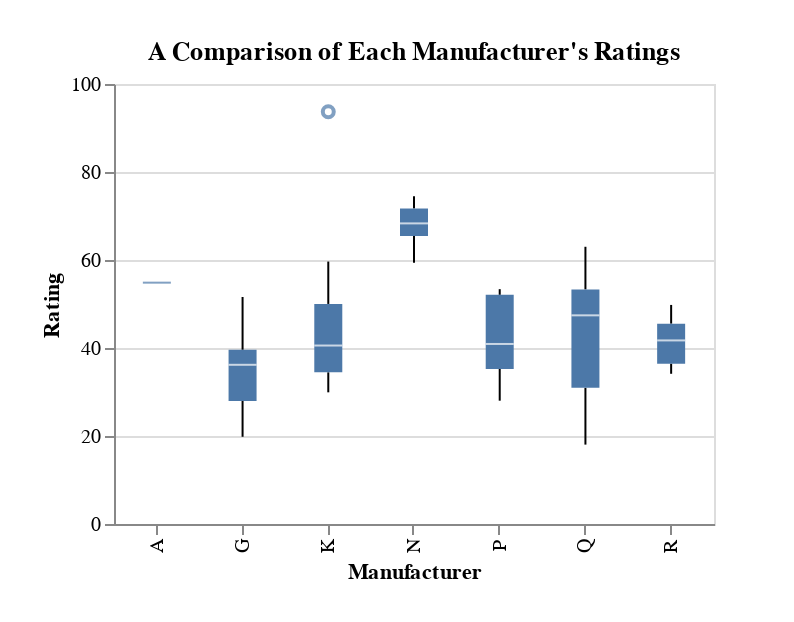

The notebook cell this image was saved under:
### Code cell
alt.Chart(df).mark_boxplot().encode(
    x = alt.X('mfr:O', 
        axis=alt.Axis(title='Manufacturer')),
    y = alt.Y('rating:Q', 
        axis=alt.Axis(title='Rating'))
).properties(
    title='A Comparison of Each Manufacturer\'s Ratings',
    width=300,
    height=220
).configure(
    padding={"left": PAD, "top": PAD, "right": PAD+20, "bottom": PAD}
)

### Figure 1 — Vega-Lite specification as saved in the notebook (floating-point values rounded to 4 significant figures)
{"config": {"view": {"continuousWidth": 400, "continuousHeight": 300}, "padding": {"left": 20, "top": 20, "right": 40, "bottom": 20}}, "data": {"name": "data-f195c8b4dc1a99bb498cec4e06f6385f"}, "mark": "boxplot", "encoding": {"x": {"type": "ordinal", "axis": {"title": "Manufacturer"}, "field": "mfr"}, "y": {"type": "quantitative", "axis": {"title": "Rating"}, "field": "rating"}}, "height": 220, "title": "A Comparison of Each Manufacturer's Ratings", "width": 300, "$schema": "https://vega.github.io/schema/vega-lite/v4.8.1.json", "datasets": {"data-f195c8b4dc1a99bb498cec4e06f6385f": [{"name": "100% Bran", "mfr": "N", "type": "C", "calories": "70", "protein": "4", "fat": "1", "sodium": "130", "fiber": "10", "carbo": "5", "sugars": "6", "potass": "280", "vitamins": "25", "shelf": "3", "weight": "1", "cups": "0.33", "rating": "68.402973"}, {"name": "100% Natural Bran", "mfr": "Q", "type": "C", "calories": "120", "protein": "3", "fat": "5", "sodium": "15", "fiber": "2", "carbo": "8", "sugars": "8", "potass": "135", "vitamins": "0", "shelf": "3", "weight": "1", "cups": "1", "rating": "33.983679"}, {"name": "All-Bran", "mfr": "K", "type": "C", "calories": "70", "protein": "4", "fat": "1", "sodium": "260", "fiber": "9", "carbo": "7", "sugars": "5", "potass": "320", "vitamins": "25", "shelf": "3", "weight": "1", "cups": "0.33", "rating": "59.425505"}, {"name": "All-Bran with Extra Fiber", "mfr": "K", "type": "C", "calories": "50", "protein": "4", "fat": "0", "sodium": "140", "fiber": "14", "carbo": "8", "sugars": "0", "potass": "330", "vitamins": "25", "shelf": "3", "weight": "1", "cups": "0.5", "rating": "93.704912"}, {"name": "Almond Delight", "mfr": "R", "type": "C", "calories": "110", "protein": "2", "fat": "2", "sodium": "200", "fiber": "1", "carbo": "14", "sugars": "8", "potass": "-1", "vitamins": "25", "shelf": "3", "weight": "1", "cups": "0.75", "rating": "34.384843"}, {"name": "Apple Cinnamon Cheerios", "mfr": "G", "type": "C", "calories": "110", "protein": "2", "fat": "2", "sodium": "180", "fiber": "1.5", "carbo": "10.5", "sugars": "10", "potass": "70", "vitamins": "25", "shelf": "1", "weight": "1", "cups": "0.75", "rating": "29.509541"}, {"name": "Apple Jacks", "mfr": "K", "type": "C", "calories": "110", "protein": "2", "fat": "0", "sodium": "125", "fiber": "1", "carbo": "11", "sugars": "14", "potass": "30", "vitamins": "25", "shelf": "2", "weight": "1", "cups": "1", "rating": "33.174094"}, {"name": "Basic 4", "mfr": "G", "type": "C", "calories": "130", "protein": "3", "fat": "2", "sodium": "210", "fiber": "2", "carbo": "18", "sugars": "8", "potass": "100", "vitamins": "25", "shelf": "3", "weight": "1.33", "cups": "0.75", "rating": "37.038562"}, {"name": "Bran Chex", "mfr": "R", "type": "C", "calories": "90", "protein": "2", "fat": "1", "sodium": "200", "fiber": "4", "carbo": "15", "sugars": "6", "potass": "125", "vitamins": "25", "shelf": "1", "weight": "1", "cups": "0.67", "rating": "49.120253"}, {"name": "Bran Flakes", "mfr": "P", "type": "C", "calories": "90", "protein": "3", "fat": "0", "sodium": "210", "fiber": "5", "carbo": "13", "sugars": "5", "potass": "190", "vitamins": "25", "shelf": "3", "weight": "1", "cups": "0.67", "rating": "53.313813"}, {"name": "Cap'n'Crunch", "mfr": "Q", "type": "C", "calories": "120", "protein": "1", "fat": "2", "sodium": "220", "fiber": "0", "carbo": "12", "sugars": "12", "potass": "35", "vitamins": "25", "shelf": "2", "weight": "1", "cups": "0.75", "rating": "18.042851"}, {"name": "Cheerios", "mfr": "G", "type": "C", "calories": "110", "protein": "6", "fat": "2", "sodium": "290", "fiber": "2", "carbo": "17", "sugars": "1", "potass": "105", "vitamins": "25", "shelf": "1", "weight": "1", "cups": "1.25", "rating": "50.764999"}, {"name": "Cinnamon Toast Crunch", "mfr": "G", "type": "C", "calories": "120", "protein": "1", "fat": "3", "sodium": "210", "fiber": "0", "carbo": "13", "sugars": "9", "potass": "45", "vitamins": "25", "shelf": "2", "weight": "1", "cups": "0.75", "rating": "19.823573"}, {"name": "Clusters", "mfr": "G", "type": "C", "calories": "110", "protein": "3", "fat": "2", "sodium": "140", "fiber": "2", "carbo": "13", "sugars": "7", "potass": "105", "vitamins": "25", "shelf": "3", "weight": "1", "cups": "0.5", "rating": "40.400208"}, {"name": "Cocoa Puffs", "mfr": "G", "type": "C", "calories": "110", "protein": "1", "fat": "1", "sodium": "180", "fiber": "0", "carbo": "12", "sugars": "13", "potass": "55", "vitamins": "25", "shelf": "2", "weight": "1", "cups": "1", "rating": "22.736446"}, {"name": "Corn Chex", "mfr": "R", "type": "C", "calories": "110", "protein": "2", "fat": "0", "sodium": "280", "fiber": "0", "carbo": "22", "sugars": "3", "potass": "25", "vitamins": "25", "shelf": "1", "weight": "1", "cups": "1", "rating": "41.445019"}, {"name": "Corn Flakes", "mfr": "K", "type": "C", "calories": "100", "protein": "2", "fat": "0", "sodium": "290", "fiber": "1", "carbo": "21", "sugars": "2", "potass": "35", "vitamins": "25", "shelf": "1", "weight": "1", "cups": "1", "rating": "45.863324"}, {"name": "Corn Pops", "mfr": "K", "type": "C", "calories": "110", "protein": "1", "fat": "0", "sodium": "90", "fiber": "1", "carbo": "13", "sugars": "12", "potass": "20", "vitamins": "25", "shelf": "2", "weight": "1", "cups": "1", "rating": "35.782791"}, {"name": "Count Chocula", "mfr": "G", "type": "C", "calories": "110", "protein": "1", "fat": "1", "sodium": "180", "fiber": "0", "carbo": "12", "sugars": "13", "potass": "65", "vitamins": "25", "shelf": "2", "weight": "1", "cups": "1", "rating": "22.396513"}, {"name": "Cracklin' Oat Bran", "mfr": "K", "type": "C", "calories": "110", "protein": "3", "fat": "3", "sodium": "140", "fiber": "4", "carbo": "10", "sugars": "7", "potass": "160", "vitamins": "25", "shelf": "3", "weight": "1", "cups": "0.5", "rating": "40.448772"}, {"name": "Cream of Wheat (Quick)", "mfr": "N", "type": "H", "calories": "100", "protein": "3", "fat": "0", "sodium": "80", "fiber": "1", "carbo": "21", "sugars": "0", "potass": "-1", "vitamins": "0", "shelf": "2", "weight": "1", "cups": "1", "rating": "64.533816"}, {"name": "Crispix", "mfr": "K", "type": "C", "calories": "110", "protein": "2", "fat": "0", "sodium": "220", "fiber": "1", "carbo": "21", "sugars": "3", "potass": "30", "vitamins": "25", "shelf": "3", "weight": "1", "cups": "1", "rating": "46.895644"}, {"name": "Crispy Wheat & Raisins", "mfr": "G", "type": "C", "calories": "100", "protein": "2", "fat": "1", "sodium": "140", "fiber": "2", "carbo": "11", "sugars": "10", "potass": "120", "vitamins": "25", "shelf": "3", "weight": "1", "cups": "0.75", "rating": "36.176196"}, {"name": "Double Chex", "mfr": "R", "type": "C", "calories": "100", "protein": "2", "fat": "0", "sodium": "190", "fiber": "1", "carbo": "18", "sugars": "5", "potass": "80", "vitamins": "25", "shelf": "3", "weight": "1", "cups": "0.75", "rating": "44.330856"}, {"name": "Froot Loops", "mfr": "K", "type": "C", "calories": "110", "protein": "2", "fat": "1", "sodium": "125", "fiber": "1", "carbo": "11", "sugars": "13", "potass": "30", "vitamins": "25", "shelf": "2", "weight": "1", "cups": "1", "rating": "32.207582"}, {"name": "Frosted Flakes", "mfr": "K", "type": "C", "calories": "110", "protein": "1", "fat": "0", "sodium": "200", "fiber": "1", "carbo": "14", "sugars": "11", "potass": "25", "vitamins": "25", "shelf": "1", "weight": "1", "cups": "0.75", "rating": "31.435973"}, {"name": "Frosted Mini-Wheats", "mfr": "K", "type": "C", "calories": "100", "protein": "3", "fat": "0", "sodium": "0", "fiber": "3", "carbo": "14", "sugars": "7", "potass": "100", "vitamins": "25", "shelf": "2", "weight": "1", "cups": "0.8", "rating": "58.345141"}, {"name": "Fruit & Fibre Dates; Walnuts; and Oats", "mfr": "P", "type": "C", "calories": "120", "protein": "3", "fat": "2", "sodium": "160", "fiber": "5", "carbo": "12", "sugars": "10", "potass": "200", "vitamins": "25", "shelf": "3", "weight": "1.25", "cups": "0.67", "rating": "40.917047"}, {"name": "Fruitful Bran", "mfr": "K", "type": "C", "calories": "120", "protein": "3", "fat": "0", "sodium": "240", "fiber": "5", "carbo": "14", "sugars": "12", "potass": "190", "vitamins": "25", "shelf": "3", "weight": "1.33", "cups": "0.67", "rating": "41.015492"}, {"name": "Fruity Pebbles", "mfr": "P", "type": "C", "calories": "110", "protein": "1", "fat": "1", "sodium": "135", "fiber": "0", "carbo": "13", "sugars": "12", "potass": "25", "vitamins": "25", "shelf": "2", "weight": "1", "cups": "0.75", "rating": "28.025765"}, {"name": "Golden Crisp", "mfr": "P", "type": "C", "calories": "100", "protein": "2", "fat": "0", "sodium": "45", "fiber": "0", "carbo": "11", "sugars": "15", "potass": "40", "vitamins": "25", "shelf": "1", "weight": "1", "cups": "0.88", "rating": "35.252444"}, {"name": "Golden Grahams", "mfr": "G", "type": "C", "calories": "110", "protein": "1", "fat": "1", "sodium": "280", "fiber": "0", "carbo": "15", "sugars": "9", "potass": "45", "vitamins": "25", "shelf": "2", "weight": "1", "cups": "0.75", "rating": "23.804043"}, {"name": "Grape Nuts Flakes", "mfr": "P", "type": "C", "calories": "100", "protein": "3", "fat": "1", "sodium": "140", "fiber": "3", "carbo": "15", "sugars": "5", "potass": "85", "vitamins": "25", "shelf": "3", "weight": "1", "cups": "0.88", "rating": "52.076897"}, {"name": "Grape-Nuts", "mfr": "P", "type": "C", "calories": "110", "protein": "3", "fat": "0", "sodium": "170", "fiber": "3", "carbo": "17", "sugars": "3", "potass": "90", "vitamins": "25", "shelf": "3", "weight": "1", "cups": "0.25", "rating": "53.371007"}, {"name": "Great Grains Pecan", "mfr": "P", "type": "C", "calories": "120", "protein": "3", "fat": "3", "sodium": "75", "fiber": "3", "carbo": "13", "sugars": "4", "potass": "100", "vitamins": "25", "shelf": "3", "weight": "1", "cups": "0.33", "rating": "45.811716"}, {"name": "Honey Graham Ohs", "mfr": "Q", "type": "C", "calories": "120", "protein": "1", "fat": "2", "sodium": "220", "fiber": "1", "carbo": "12", "sugars": "11", "potass": "45", "vitamins": "25", "shelf": "2", "weight": "1", "cups": "1", "rating": "21.871292"}, {"name": "Honey Nut Cheerios", "mfr": "G", "type": "C", "calories": "110", "protein": "3", "fat": "1", "sodium": "250", "fiber": "1.5", "carbo": "11.5", "sugars": "10", "potass": "90", "vitamins": "25", "shelf": "1", "weight": "1", "cups": "0.75", "rating": "31.072217"}, {"name": "Honey-comb", "mfr": "P", "type": "C", "calories": "110", "protein": "1", "fat": "0", "sodium": "180", "fiber": "0", "carbo": "14", "sugars": "11", "potass": "35", "vitamins": "25", "shelf": "1", "weight": "1", "cups": "1.33", "rating": "28.742414"}, {"name": "Just Right Crunchy  Nuggets", "mfr": "K", "type": "C", "calories": "110", "protein": "2", "fat": "1", "sodium": "170", "fiber": "1", "carbo": "17", "sugars": "6", "potass": "60", "vitamins": "100", "shelf": "3", "weight": "1", "cups": "1", "rating": "36.523683"}, {"name": "Just Right Fruit & Nut", "mfr": "K", "type": "C", "calories": "140", "protein": "3", "fat": "1", "sodium": "170", "fiber": "2", "carbo": "20", "sugars": "9", "potass": "95", "vitamins": "100", "shelf": "3", "weight": "1.3", "cups": "0.75", "rating": "36.471512"}, {"name": "Kix", "mfr": "G", "type": "C", "calories": "110", "protein": "2", "fat": "1", "sodium": "260", "fiber": "0", "carbo": "21", "sugars": "3", "potass": "40", "vitamins": "25", "shelf": "2", "weight": "1", "cups": "1.5", "rating": "39.241114"}, {"name": "Life", "mfr": "Q", "type": "C", "calories": "100", "protein": "4", "fat": "2", "sodium": "150", "fiber": "2", "carbo": "12", "sugars": "6", "potass": "95", "vitamins": "25", "shelf": "2", "weight": "1", "cups": "0.67", "rating": "45.328074"}, {"name": "Lucky Charms", "mfr": "G", "type": "C", "calories": "110", "protein": "2", "fat": "1", "sodium": "180", "fiber": "0", "carbo": "12", "sugars": "12", "potass": "55", "vitamins": "25", "shelf": "2", "weight": "1", "cups": "1", "rating": "26.734515"}, {"name": "Maypo", "mfr": "A", "type": "H", "calories": "100", "protein": "4", "fat": "1", "sodium": "0", "fiber": "0", "carbo": "16", "sugars": "3", "potass": "95", "vitamins": "25", "shelf": "2", "weight": "1", "cups": "1", "rating": "54.850917"}, {"name": "Muesli Raisins; Dates; & Almonds", "mfr": "R", "type": "C", "calories": "150", "protein": "4", "fat": "3", "sodium": "95", "fiber": "3", "carbo": "16", "sugars": "11", "potass": "170", "vitamins": "25", "shelf": "3", "weight": "1", "cups": "1", "rating": "37.136863"}, {"name": "Muesli Raisins; Peaches; & Pecans", "mfr": "R", "type": "C", "calories": "150", "protein": "4", "fat": "3", "sodium": "150", "fiber": "3", "carbo": "16", "sugars": "11", "potass": "170", "vitamins": "25", "shelf": "3", "weight": "1", "cups": "1", "rating": "34.139765"}, {"name": "Mueslix Crispy Blend", "mfr": "K", "type": "C", "calories": "160", "protein": "3", "fat": "2", "sodium": "150", "fiber": "3", "carbo": "17", "sugars": "13", "potass": "160", "vitamins": "25", "shelf": "3", "weight": "1.5", "cups": "0.67", "rating": "30.313351"}, {"name": "Multi-Grain Cheerios", "mfr": "G", "type": "C", "calories": "100", "protein": "2", "fat": "1", "sodium": "220", "fiber": "2", "carbo": "15", "sugars": "6", "potass": "90", "vitamins": "25", "shelf": "1", "weight": "1", "cups": "1", "rating": "40.105965"}, {"name": "Nut&Honey Crunch", "mfr": "K", "type": "C", "calories": "120", "protein": "2", "fat": "1", "sodium": "190", "fiber": "0", "carbo": "15", "sugars": "9", "potass": "40", "vitamins": "25", "shelf": "2", "weight": "1", "cups": "0.67", "rating": "29.924285"}, {"name": "Nutri-Grain Almond-Raisin", "mfr": "K", "type": "C", "calories": "140", "protein": "3", "fat": "2", "sodium": "220", "fiber": "3", "carbo": "21", "sugars": "7", "potass": "130", "vitamins": "25", "shelf": "3", "weight": "1.33", "cups": "0.67", "rating": "40.692320"}, {"name": "Nutri-grain Wheat", "mfr": "K", "type": "C", "calories": "90", "protein": "3", "fat": "0", "sodium": "170", "fiber": "3", "carbo": "18", "sugars": "2", "potass": "90", "vitamins": "25", "shelf": "3", "weight": "1", "cups": "1", "rating": "59.642837"}, {"name": "Oatmeal Raisin Crisp", "mfr": "G", "type": "C", "calories": "130", "protein": "3", "fat": "2", "sodium": "170", "fiber": "1.5", "carbo": "13.5", "sugars": "10", "potass": "120", "vitamins": "25", "shelf": "3", "weight": "1.25", "cups": "0.5", "rating": "30.450843"}, {"name": "Post Nat. Raisin Bran", "mfr": "P", "type": "C", "calories": "120", "protein": "3", "fat": "1", "sodium": "200", "fiber": "6", "carbo": "11", "sugars": "14", "potass": "260", "vitamins": "25", "shelf": "3", "weight": "1.33", "cups": "0.67", "rating": "37.840594"}, {"name": "Product 19", "mfr": "K", "type": "C", "calories": "100", "protein": "3", "fat": "0", "sodium": "320", "fiber": "1", "carbo": "20", "sugars": "3", "potass": "45", "vitamins": "100", "shelf": "3", "weight": "1", "cups": "1", "rating": "41.503540"}, {"name": "Puffed Rice", "mfr": "Q", "type": "C", "calories": "50", "protein": "1", "fat": "0", "sodium": "0", "fiber": "0", "carbo": "13", "sugars": "0", "potass": "15", "vitamins": "0", "shelf": "3", "weight": "0.5", "cups": "1", "rating": "60.756112"}, {"name": "Puffed Wheat", "mfr": "Q", "type": "C", "calories": "50", "protein": "2", "fat": "0", "sodium": "0", "fiber": "1", "carbo": "10", "sugars": "0", "potass": "50", "vitamins": "0", "shelf": "3", "weight": "0.5", "cups": "1", "rating": "63.005645"}, {"name": "Quaker Oat Squares", "mfr": "Q", "type": "C", "calories": "100", "protein": "4", "fat": "1", "sodium": "135", "fiber": "2", "carbo": "14", "sugars": "6", "potass": "110", "vitamins": "25", "shelf": "3", "weight": "1", "cups": "0.5", "rating": "49.511874"}, {"name": "Quaker Oatmeal", "mfr": "Q", "type": "H", "calories": "100", "protein": "5", "fat": "2", "sodium": "0", "fiber": "2.7", "carbo": "-1", "sugars": "-1", "potass": "110", "vitamins": "0", "shelf": "1", "weight": "1", "cups": "0.67", "rating": "50.828392"}, {"name": "Raisin Bran", "mfr": "K", "type": "C", "calories": "120", "protein": "3", "fat": "1", "sodium": "210", "fiber": "5", "carbo": "14", "sugars": "12", "potass": "240", "vitamins": "25", "shelf": "2", "weight": "1.33", "cups": "0.75", "rating": "39.259197"}, {"name": "Raisin Nut Bran", "mfr": "G", "type": "C", "calories": "100", "protein": "3", "fat": "2", "sodium": "140", "fiber": "2.5", "carbo": "10.5", "sugars": "8", "potass": "140", "vitamins": "25", "shelf": "3", "weight": "1", "cups": "0.5", "rating": "39.703400"}, {"name": "Raisin Squares", "mfr": "K", "type": "C", "calories": "90", "protein": "2", "fat": "0", "sodium": "0", "fiber": "2", "carbo": "15", "sugars": "6", "potass": "110", "vitamins": "25", "shelf": "3", "weight": "1", "cups": "0.5", "rating": "55.333142"}, {"name": "Rice Chex", "mfr": "R", "type": "C", "calories": "110", "protein": "1", "fat": "0", "sodium": "240", "fiber": "0", "carbo": "23", "sugars": "2", "potass": "30", "vitamins": "25", "shelf": "1", "weight": "1", "cups": "1.13", "rating": "41.998933"}, {"name": "Rice Krispies", "mfr": "K", "type": "C", "calories": "110", "protein": "2", "fat": "0", "sodium": "290", "fiber": "0", "carbo": "22", "sugars": "3", "potass": "35", "vitamins": "25", "shelf": "1", "weight": "1", "cups": "1", "rating": "40.560159"}, {"name": "Shredded Wheat", "mfr": "N", "type": "C", "calories": "80", "protein": "2", "fat": "0", "sodium": "0", "fiber": "3", "carbo": "16", "sugars": "0", "potass": "95", "vitamins": "0", "shelf": "1", "weight": "0.83", "cups": "1", "rating": "68.235885"}, {"name": "Shredded Wheat 'n'Bran", "mfr": "N", "type": "C", "calories": "90", "protein": "3", "fat": "0", "sodium": "0", "fiber": "4", "carbo": "19", "sugars": "0", "potass": "140", "vitamins": "0", "shelf": "1", "weight": "1", "cups": "0.67", "rating": "74.472949"}, {"name": "Shredded Wheat spoon size", "mfr": "N", "type": "C", "calories": "90", "protein": "3", "fat": "0", "sodium": "0", "fiber": "3", "carbo": "20", "sugars": "0", "potass": "120", "vitamins": "0", "shelf": "1", "weight": "1", "cups": "0.67", "rating": "72.801787"}, {"name": "Smacks", "mfr": "K", "type": "C", "calories": "110", "protein": "2", "fat": "1", "sodium": "70", "fiber": "1", "carbo": "9", "sugars": "15", "potass": "40", "vitamins": "25", "shelf": "2", "weight": "1", "cups": "0.75", "rating": "31.230054"}, {"name": "Special K", "mfr": "K", "type": "C", "calories": "110", "protein": "6", "fat": "0", "sodium": "230", "fiber": "1", "carbo": "16", "sugars": "3", "potass": "55", "vitamins": "25", "shelf": "1", "weight": "1", "cups": "1", "rating": "53.131324"}, {"name": "Strawberry Fruit Wheats", "mfr": "N", "type": "C", "calories": "90", "protein": "2", "fat": "0", "sodium": "15", "fiber": "3", "carbo": "15", "sugars": "5", "potass": "90", "vitamins": "25", "shelf": "2", "weight": "1", "cups": "1", "rating": "59.363993"}, {"name": "Total Corn Flakes", "mfr": "G", "type": "C", "calories": "110", "protein": "2", "fat": "1", "sodium": "200", "fiber": "0", "carbo": "21", "sugars": "3", "potass": "35", "vitamins": "100", "shelf": "3", "weight": "1", "cups": "1", "rating": "38.839746"}, {"name": "Total Raisin Bran", "mfr": "G", "type": "C", "calories": "140", "protein": "3", "fat": "1", "sodium": "190", "fiber": "4", "carbo": "15", "sugars": "14", "potass": "230", "vitamins": "100", "shelf": "3", "weight": "1.5", "cups": "1", "rating": "28.592785"}, {"name": "Total Whole Grain", "mfr": "G", "type": "C", "calories": "100", "protein": "3", "fat": "1", "sodium": "200", "fiber": "3", "carbo": "16", "sugars": "3", "potass": "110", "vitamins": "100", "shelf": "3", "weight": "1", "cups": "1", "rating": "46.658844"}, {"name": "Triples", "mfr": "G", "type": "C", "calories": "110", "protein": "2", "fat": "1", "sodium": "250", "fiber": "0", "carbo": "21", "sugars": "3", "potass": "60", "vitamins": "25", "shelf": "3", "weight": "1", "cups": "0.75", "rating": "39.106174"}, {"name": "Trix", "mfr": "G", "type": "C", "calories": "110", "protein": "1", "fat": "1", "sodium": "140", "fiber": "0", "carbo": "13", "sugars": "12", "potass": "25", "vitamins": "25", "shelf": "2", "weight": "1", "cups": "1", "rating": "27.753301"}, {"name": "Wheat Chex", "mfr": "R", "type": "C", "calories": "100", "protein": "3", "fat": "1", "sodium": "230", "fiber": "3", "carbo": "17", "sugars": "3", "potass": "115", "vitamins": "25", "shelf": "1", "weight": "1", "cups": "0.67", "rating": "49.787445"}, {"name": "Wheaties", "mfr": "G", "type": "C", "calories": "100", "protein": "3", "fat": "1", "sodium": "200", "fiber": "3", "carbo": "17", "sugars": "3", "potass": "110", "vitamins": "25", "shelf": "1", "weight": "1", "cups": "1", "rating": "51.592193"}, {"name": "Wheaties Honey Gold", "mfr": "G", "type": "C", "calories": "110", "protein": "2", "fat": "1", "sodium": "200", "fiber": "1", "carbo": "16", "sugars": "8", "potass": "60", "vitamins": "25", "shelf": "1", "weight": "1", "cups": "0.75", "rating": "36.187559"}]}}
